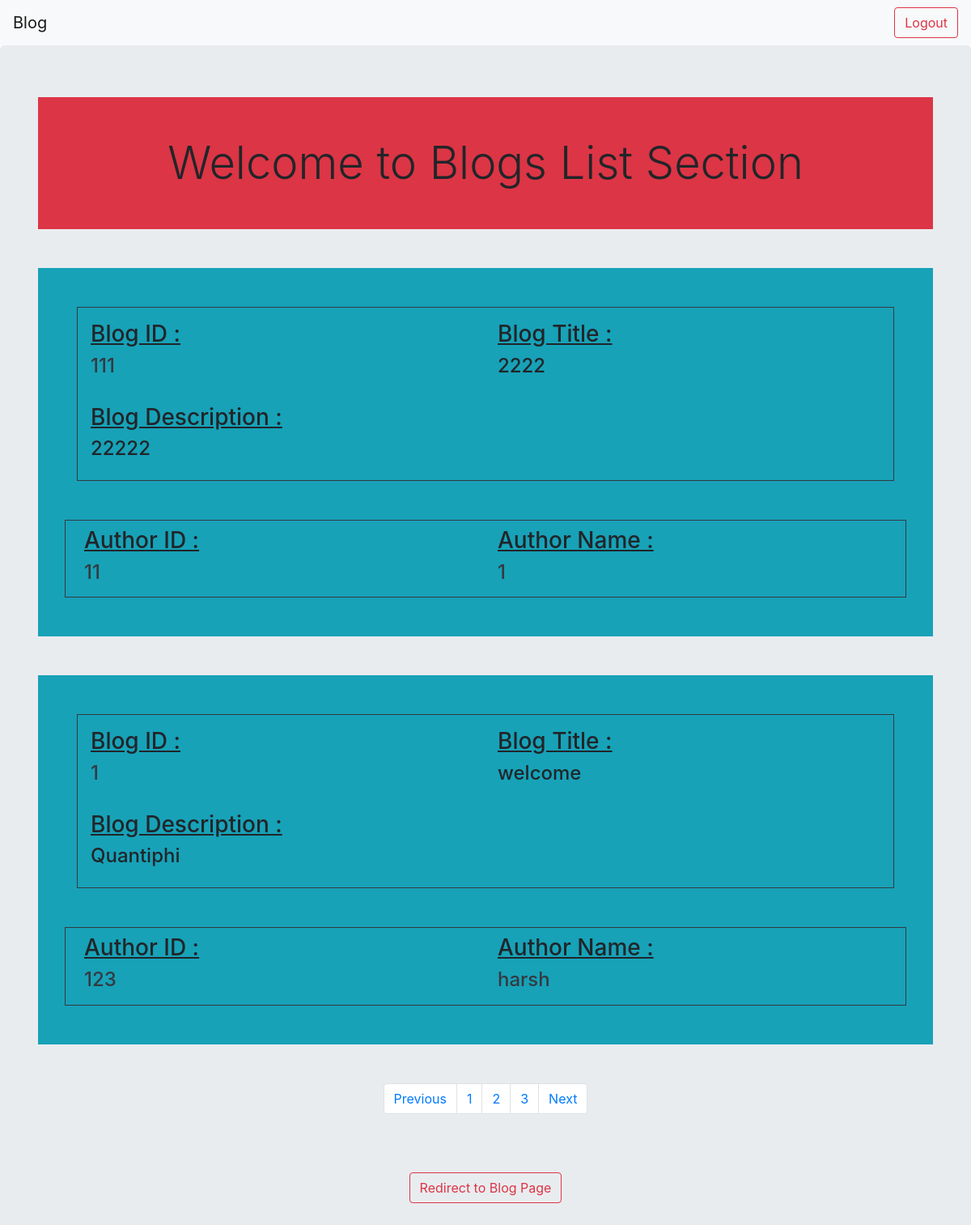
/blog/blogs/, run on the app's committed database.
### blog/models.py (models this page shows)
class Blog(models.Model):
    index = models.AutoField(primary_key = True)
    blog_id = models.CharField(max_length=20,null = False)
    blog_description = models.CharField(max_length=1000, null = False)
    blog_title = models.CharField(max_length=200, null = False)
    author_id = models.CharField(max_length=20, null = False)
    author_name = models.CharField(max_length=20, null = False)
    date = models.DateField(auto_now_add = True)
    datetime = models.DateTimeField(auto_now_add = True)

### blog/views.py (the view)
# urls.py: path('blogs/',  views.blogList, name = "blogList"),
def blogList(request ):
    data = Blog.objects.all().order_by('datetime').reverse()
    context = {"data" : data}
    return render(request, "blog/blogList.html", context)

### templates/blog/blogList.html (shortened to what this page needs)
<!DOCTYPE html>
<html lang="en">
<head>
    <link rel="stylesheet" href="https://cdn.jsdelivr.net/npm/bootstrap@4.6.1/dist/css/bootstrap.min.css">
</head>
<body>
    <nav class="navbar navbar-expand-lg navbar-light bg-light">
        <a class="navbar-brand" href="/blog">Blog</a>
        <div class="collapse navbar-collapse d-flex justify-content-end" id="navbarSupportedContent">
            <form class="form-inline my-2 my-lg-0">
                <div>
                    <a class="btn btn-outline-danger my-2 my-sm-0" class="btn btn-outline-success" href="/user_auth/accounts/logout">Logout</a>
                 </div>
            </form>
        </div>
      </nav>
    <div class="container-fluid jumbotron">
        <div class=" container">
            <div class="display-4 p-5 bg-danger text-center">
                Welcome to Blogs List Section
            </div>
            {% for post in data %}
            <div class="container mb-5 mt-5 bg-info p-5">
                <div class="p-3 border border-dark">
                    <div class="row">
                        <div class="col blog-id">
                        <h3 class=""> <u>Blog ID :</u> </h3> <h4> <a class="text-dark" href="/blog/{{post.blog_id}}/" > {{post.blog_id}}</a></h4>
                        </div>
                        <div class="col blog-title">
                            <h3><u> Blog Title : </u></h3> <h4>{{post.blog_title}}</h4>
                        </div>
                    </div>
                <br />
                    <div class="blog-description">
                    <h3><u> Blog Description :</u></h3> <h4>{{post.blog_description}}</h4>
                    </div>
                </div>
                <br />
                <br />
                <div class="row p-2 border border-dark">
                    <div class="col author-id">
                     <h3><u> Author ID : </u> </h3> <h4> <a class="text-dark" href="/blog/bloggers/{{post.author_id}}/" > {{post.author_id}}</a>  </h4>
                    </div>
                    <div class="col author-name">
                     <h3> <u>Author Name :</u> </h3>   <h4> <a class="text-dark" href="/blog/bloggers/{{post.author_id}}/" > {{post.author_name}}</a>  </h4>
                    </div>
                </div>
            </div>
            {% endfor %}
        </div>
        <div class="d-flex justify-content-center mb-2 mt-5">
            <nav aria-label="Page navigation example">
                <ul class="pagination">
                  <li class="page-item"><a class="page-link" href="#">Previous</a></li>
                  <li class="page-item"><a class="page-link" href="#">1</a></li>
                  <li class="page-item"><a class="page-link" href="#">2</a></li>
                  <li class="page-item"><a class="page-link" href="#">3</a></li>
                  <li class="page-item"><a class="page-link" href="#">Next</a></li>
                </ul>
              </nav>
        </div>
        <br />
        <br />
        <div class="text-center">
            <a class="btn btn-outline-danger my-2 my-sm-0" class="btn btn-outline-success" href="/blog/">Redirect to Blog Page</a>
        </div>
    </div>
</body>
</html>

### data on the page
Blog: blog_id "111", blog_title "2222", blog_description "22222", author_id "11", author_name "1"
Blog: blog_id "1", blog_title "welcome", blog_description "Quantiphi", author_id "123", author_name "harsh"
